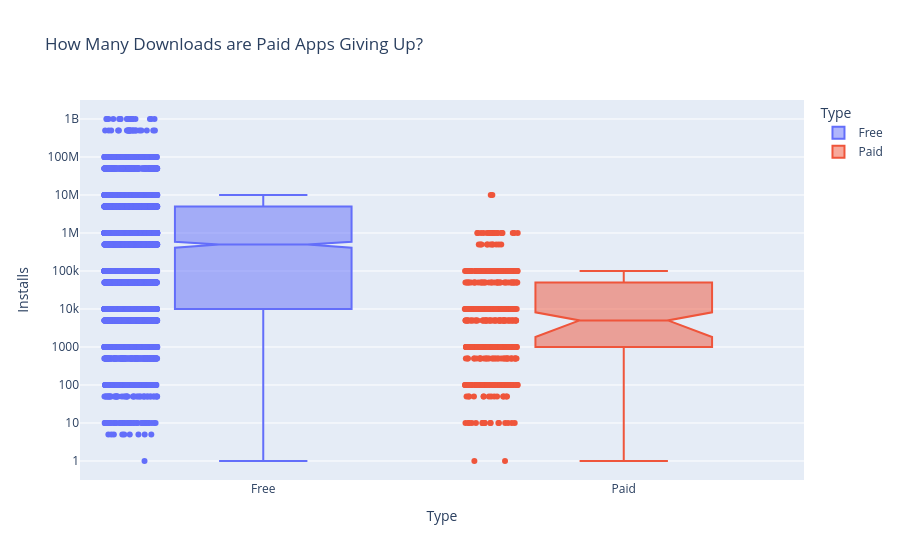

The notebook cell this image was saved under:
### Markdown cell above
## Step 13: Installs of free and paid apps

### Code cell
charts.installs_box(df).show()

### Figure 1 — Plotly figure (JSON) as saved in the notebook; plotly's stock layout.template omitted (floating-point values rounded to 4 significant figures; data arrays with more than 128 entries replaced by an {"elided": "..."} marker saying what was removed)
{"data": [{"alignmentgroup": "True", "boxpoints": "all", "hovertemplate": "Type=%{x}<br>Installs=%{y}<extra></extra>", "legendgroup": "Free", "marker": {"color": "#636efa"}, "name": "Free", "notched": true, "offsetgroup": "Free", "orientation": "v", "showlegend": true, "type": "box", "x": {"elided": "7595 str values"}, "x0": " ", "xaxis": "x", "y": {"elided": "7595 int values"}, "y0": " ", "yaxis": "y"}, {"alignmentgroup": "True", "boxpoints": "all", "hovertemplate": "Type=%{x}<br>Installs=%{y}<extra></extra>", "legendgroup": "Paid", "marker": {"color": "#EF553B"}, "name": "Paid", "notched": true, "offsetgroup": "Paid", "orientation": "v", "showlegend": true, "type": "box", "x": {"elided": "589 str values"}, "x0": " ", "xaxis": "x", "y": {"elided": "589 int values"}, "y0": " ", "yaxis": "y"}], "layout": {"boxmode": "overlay", "legend": {"title": {"text": "Type"}, "tracegroupgap": 0}, "title": {"text": "How Many Downloads are Paid Apps Giving Up?"}, "xaxis": {"anchor": "y", "categoryarray": ["Free", "Paid"], "categoryorder": "array", "domain": [0, 1], "title": {"text": "Type"}}, "yaxis": {"anchor": "x", "domain": [0, 1], "title": {"text": "Installs"}, "type": "log"}}}
